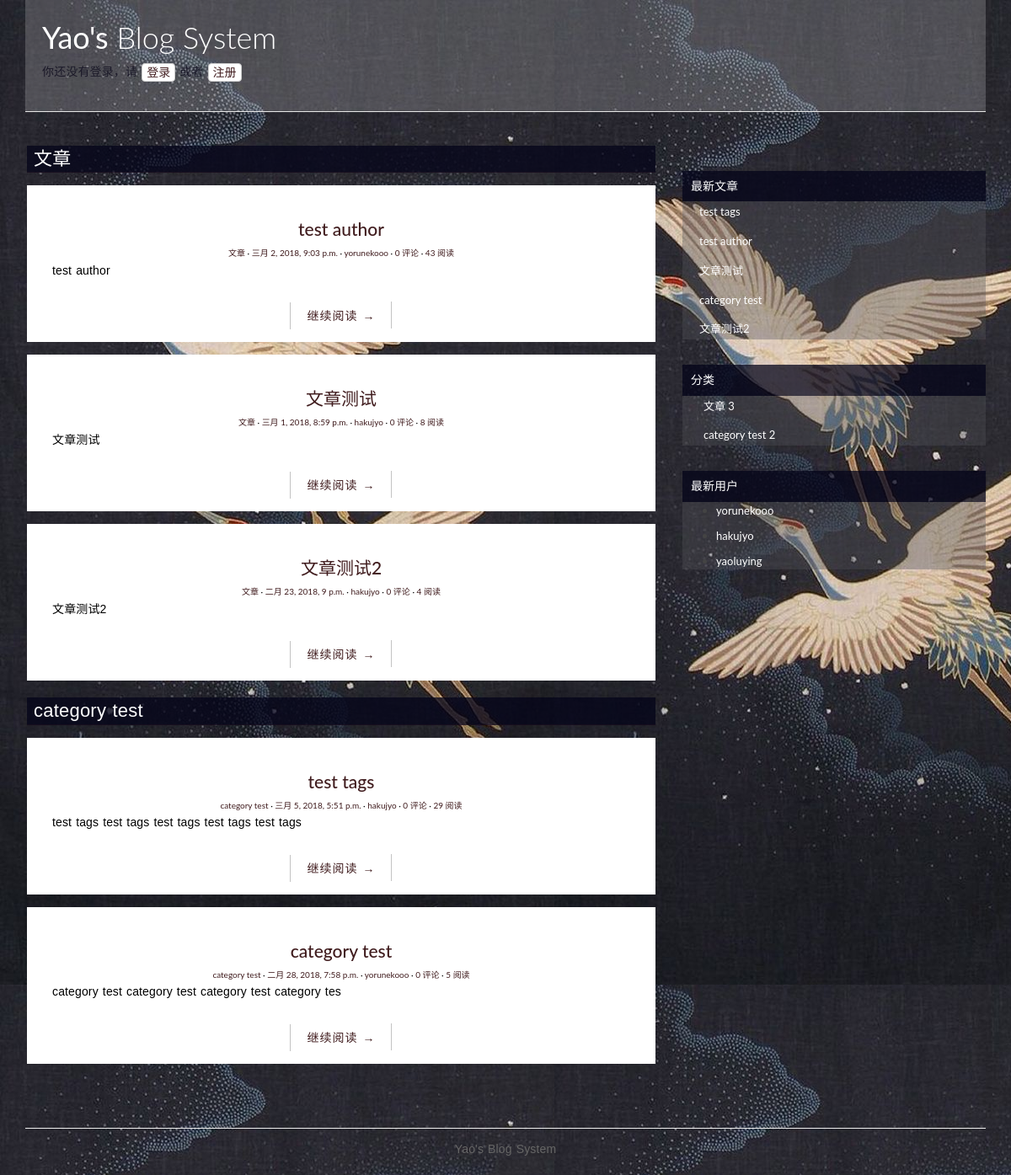
The app's page /, older data.
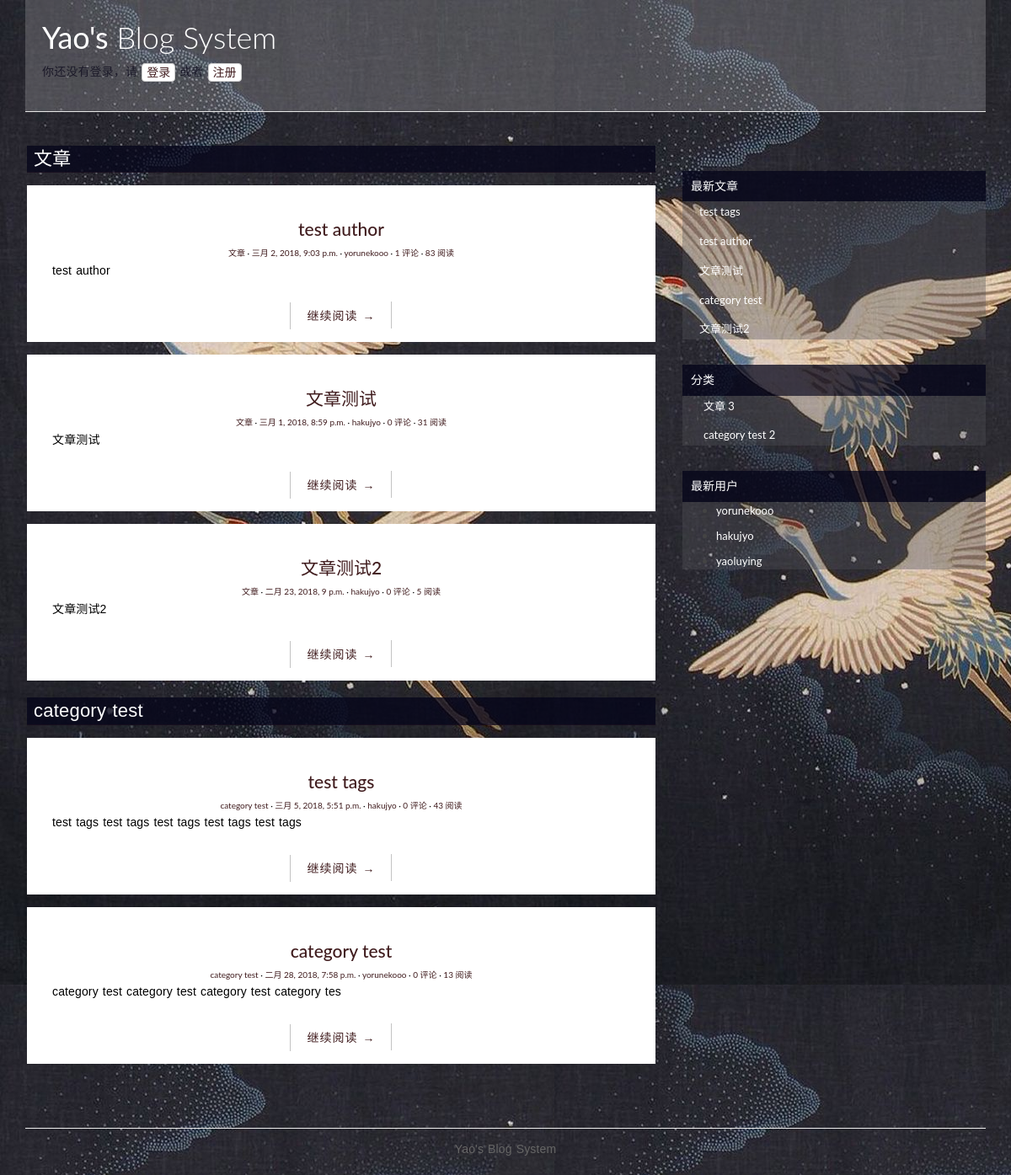
The same page, newer data.
### blog/models.py (models this page shows, shortened)
@python_2_unicode_compatible
class Category(models.Model):
    name = models.CharField(max_length=100)
    def __str__(self):
        return self.name

@python_2_unicode_compatible
class Post(models.Model):
    title = models.CharField(max_length=70)
    body = models.TextField()
    created_time = models.DateTimeField()
    modified_time = models.DateTimeField()
    excerpt = models.CharField(max_length=200, blank=True)
    category = models.ForeignKey(Category, on_delete=models.CASCADE,)
    tags = models.ManyToManyField(Tag, blank=True)
    author = models.ForeignKey(settings.AUTH_USER_MODEL, on_delete=models.CASCADE,)
    views = models.PositiveIntegerField(default=0)
    def get_absolute_url(self):
        return reverse('blog:detail', kwargs={'pk': self.pk})
    class Meta:
        ordering = ['-created_time']

### users/models.py (models this page shows)
@python_2_unicode_compatible
class User(AbstractUser):
    nickname = models.CharField(max_length=50, blank=True)
    friends = models.ManyToManyField('self')
    def get_absolute_url(self):
        return reverse('blog:author', kwargs={'pk': self.pk})
    class Meta(AbstractUser.Meta):
        pass

### blog/views.py (the view)
# urls.py: url(r'^$', views.IndexView.as_view(), name='index'),
class IndexView(ListView):
    model = Post
    template_name = 'index.html'
    context_object_name = 'post_list_a'
    paginate_by = 5

### blog/templatetags/blog_tags.py (called while the page is built)
@register.simple_tag
def get_recent_posts(num=5):
    return Post.objects.all().order_by('-created_time')[:num]

@register.simple_tag
def get_categories():
    return Category.objects.annotate(num_posts=Count('post')).filter(num_posts__gt=0)

@register.simple_tag
def get_post_of_category(cate):
    return Post.objects.filter(category=cate)

@register.simple_tag
def get_users():
    return User.objects.all()

### blog/templates/index.html (shortened to what this page needs)
{% extends 'base.html' %}
{% load staticfiles %}
{% load blog_tags %}
{% block main %}
    {% get_categories as category_list %}
    {% for category in category_list %}
        <div class="category-div">
            <p class="category-title">{{ category }}</p>
            {% get_post_of_category category as post_list %}
            {% for post in post_list %}
                <article class="post post-{{ post.pk }}">
                    <header class="entry-header">
                        <h1 class="entry-title">
                            <a href="{{ post.get_absolute_url }}">{{ post.title }}</a>
                        </h1>
                        <div class="entry-meta">
                            <span class="post-category"><a href="#">{{ post.category.name }}</a></span>
                            <span class="post-date"><a href="#"><time class="entry-date" datetime="{{ post.created_time }}">{{ post.created_time }}</time></a></span>
                            <span class="post-author"><a href="{{ post.author.get_absolute_url }}">{{ post.author }}</a></span>
                            <span class="comments-link"><a href="#">{{ post.comment_set.count }} 评论</a></span>
                            <span class="views-count"><a href="#">{{ post.views }} 阅读</a></span>
                        </div>
                    </header>
                    <div class="entry-content clearfix">
                      <p>{{ post.excerpt }}</p>
                      <div class="read-more cl-effect-14">
                        <a href="{{ post.get_absolute_url }}" class="more-link">继续阅读 <span class="meta-nav">→</span></a>
                      </div>
                    </div>
                </article>
            {% empty %}
                <div class="no-post">暂时还没有发布的文章！</div>
            {% endfor %}
        </div>
    {% endfor %}
{% endblock main %}
{% block aside %}
    {% include 'asides/recent-posts.html' %}
    {% include 'asides/category.html' %}
    {% include 'asides/recent-users.html' %}
{% endblock aside %}

### blog/templates/base.html (shortened to what this page needs)
{% load staticfiles %}
{% load blog_tags %}
<!DOCTYPE html>
<html>
<head>
    <link rel="stylesheet" href="{% static 'blog/css/bootstrap.min.css' %}">
    <link rel="stylesheet" href="http://code.ionicframework.com/ionicons/2.0.1/css/ionicons.min.css">
    <link rel="stylesheet" href="{% static 'blog/css/pace.css' %}">
    <link rel="stylesheet" href="{% static 'blog/css/custom.css' %}">
    <link rel="stylesheet" href="{% static 'blog/css/highlights/github.css' %}">
    <link rel="stylesheet" type="text/css" href="{% static 'blog/css/demo.css' %}">
</head>
<body>
<div class="container">
    <header id="site-header">
        <div class="row head">
            <div class="col-md-4 col-sm-5 col-xs-8">
                <div class="logo">
                    <h1><a href="{% url 'blog:index' %}"><b>Yao's</b> Blog System</a></h1>
                </div>
                <div class="islogin">
                    {% if user.is_authenticated %}
                        <p>你已登录，欢迎你：<a href="#">{{ user.username }}</a>
                            <button class="btn btn-default" id="mybutton"><a href="{% url 'logout' %}?next={{ request.path }}">注销登录</a></button>
                            <button class="btn btn-default" id="mybutton"><a href="{% url 'password_change' %}?next={{ request.path }}">修改密码</a></button>
                        </p>
                    {% else %}
                        <p>你还没有登录，请
                            <button class="btn btn-default" id="mybutton"><a href="{% url 'login' %}?next={{ request.path }}">登录</a></button>
                            或者
                            <button class="btn btn-default" id="mybutton"><a href="{% url 'users:register' %}?next={{ request.path }}">注册</a></button>
                        </p>
                    {% endif %}
                </div>
            </div>
        </div>
    </header>
</div>
<div class="content-body">
    <div class="container">
        <div class="row">
            <main class="col-md-8">
                {% block main %}
                {% endblock main %}
            </main>
            <aside class="col-md-4">
                {% block aside %}
                {% endblock aside %}
            </aside>
        </div>
    </div>
</div>
<footer id="site-footer">
    <div class="container">
        <div class="row">
            <div class="col-md-12">
                <p class="copyright">Yao's Blog System</p>
            </div>
        </div>
    </div>
</footer>
</body>
</html>

### blog/templates/asides/recent-posts.html
{% load staticfiles %}
{% load blog_tags %}
{% block recent-posts%}
    <div class="widget widget-recent-posts">
        <div class="widget-title"><h5 >最新文章</h5></div>
        <div class="widget-content">
            {% get_recent_posts as recent_post_list %}
            <ul>
                {% for post in recent_post_list %}
                <li>
                    <a href="{{ post.get_absolute_url }}">{{ post.title }}</a>
                </li>
                {% empty %}
                暂无文章！
                {% endfor %}
            </ul>
        </div>
    </div>
{% endblock recent-posts %}

### blog/templates/asides/category.html
{% load staticfiles %}
{% load blog_tags %}
{% block category%}
    <div class="widget widget-category">
        <div class="widget-title"><h5 >分类</h5></div>
        <div class="widget-content">
            {% get_categories as category_list %}
            <ul>
                {% for category in category_list %}
                <li>
                    <a href="{% url 'blog:category' category.pk %}">{{ category.name }} <span class="post-count">{{ category.num_posts }}</span></a>
                </li>
                {% empty %}
                暂无分类！
                {% endfor %}
            </ul>
        </div>
    </div>
{% endblock category %}

### blog/templates/asides/recent-users.html
{% load staticfiles %}
{% load blog_tags %}
{% block recent-user%}
    <div class="widget widget-recent-users">
        <div class="widget-title"><h5 >最新用户</h5></div>
        <div class="widget-content">
            {% get_users as user_list %}
            <ul>
                {% for user in user_list %}
                <li>
                    <a href="{{ user.get_absolute_url }}">{{ user }}</a>
                </li>
                {% empty %}
                暂无分类！
                {% endfor %}
            </ul>
        </div>
    </div>
{% endblock recent-user %}

### blog/static/blog/css/custom.css (style rules this page uses)
* { outline: none; }
h1, h2, h3, h4, h5, h6 { margin-top: 0; }
b { font-weight: 400; }
a { color: #401c1e; }
body { color: #444; font-family: 'Lato', sans-serif; background: url(../pic/5.jpg) ; }
p { font-family: 'Ubuntu', sans-serif; font-weight: 400; word-spacing: 1px; letter-spacing: 0.01em; }
#site-header { background-color: #ffffff30; padding: 25px 20px; margin-bottom: 40px; border-bottom: 1px solid #e7e7e7; }
.head { color:#0e0b1dc9; }
.logo h1 a { color: #fff; }
.logo h1 a b { color: #fff; }
.logo h1 { margin: 0; font-family: 'Lato', sans-serif; font-weight: 300; }
.content-body { padding-bottom: 4em; }
.post { background: #fff; padding: 30px 30px 0; margin: 15px 0; }
.entry-title { text-align: center; font-size: 1.5em; padding: 10px 20px 0; }
.entry-meta { text-align: center; color: #DDDDDD; font-size: 10px; }
.entry-content { font-size: 14px; line-height: 1.9; font-weight: 300; color: #000; }
.post-category::after, .post-date::after, .post-author::after, .comments-link::after { content: ' ·'; color: #000; }
.read-more { font-family: 'Ubuntu', sans-serif; font-weight: 400; word-spacing: 1px; letter-spacing: 0.01em; text-align: center; }
.cl-effect-14 a { padding: 0 20px; height: 32px; line-height: 32px; position: relative; display: inline-block; margin: 15px 25px; letter-spacing: 1px; font-weight: 400; text-shadow: 0 0 1px rgba(255, 255, 255, 0.3); }
.cl-effect-14 a::before, .cl-effect-14 a::after { position: absolute; width: 32px; height: 1px; background: #C3C3C3; content: ''; -webkit-transition: all 0.3s; -moz-transition: all 0.3s; transition: all 0.3s; pointer-events: none; }
.cl-effect-14 a::before { top: 0; left: 0; -webkit-transform: rotate(90deg); -moz-transform: rotate(90deg); transform: rotate(90deg); -webkit-transform-origin: 0 0; -moz-transform-origin: 0 0; transform-origin: 0 0; }
.cl-effect-14 a::after { right: 0; bottom: 0; -webkit-transform: rotate(90deg); -moz-transform: rotate(90deg); transform: rotate(90deg); -webkit-transform-origin: 100% 0; -moz-transform-origin: 100% 0; transform-origin: 100% 0; }
.widget { margin: 30px 0 0; }
.widget-title { background: #030319bd; color: #fff; padding: 10px 0 1px 10px; }
.widget-content { background: #5251575e; }
.widget-recent-posts ul { padding: 0; margin: 0; padding-left: 20px; }
.widget-recent-posts ul li { list-style-type: none; position: relative; line-height: 170%; margin-bottom: 10px; }
.widget-recent-posts ul li::before { content: '\f3d3'; font-family: "Ionicons"; position: absolute; left: -17px; top: 3px; font-size: 16px; color: #000; }
.widget-category ul { padding: 0; margin: 0; padding-left: 25px; }
.widget-category ul li { list-style-type: none; position: relative; line-height: 170%; margin-bottom: 10px; }
.widget-category ul li::before { content: '\f3fe'; font-family: "Ionicons"; position: absolute; left: -25px; top: 1px; font-size: 18px; color: #000; }
.widget-content ul li { margin-bottom: 10px; }
.widget-content ul li a { color:#fff; font-size: 13px; }
#site-footer { padding-top: 10px; padding: 0 0 1.5em 0; }
.copyright { text-align: center; padding-top: 1em; margin: 0; border-top: 1px solid #eee; color: #666; }
#mybutton { padding: 0px 5px; }
.islogin { margin-top: 10px; }
.category-div { margin:0 2px; margin-bottom: 20px; }
.category-title { font-size: 22px; border-bottom: 1px solid #61252524; background: #030319bd; color: #FFFFFF; padding: 0 8px; margin-bottom: 3px; }

### blog/static/blog/css/demo.css (style rules this page uses)
body { margin:0; padding:0; }

Row changes from the older to the newer data that the page shows:
changed Post "test author": comment_set.count "0" → "1"; views "43" → "83"
changed Post "文章测试": views "8" → "31"
changed Post "文章测试2": views "4" → "5"
changed Post "test tags": views "29" → "43"
changed Post "category test category test category test category tes": views "5" → "13"
